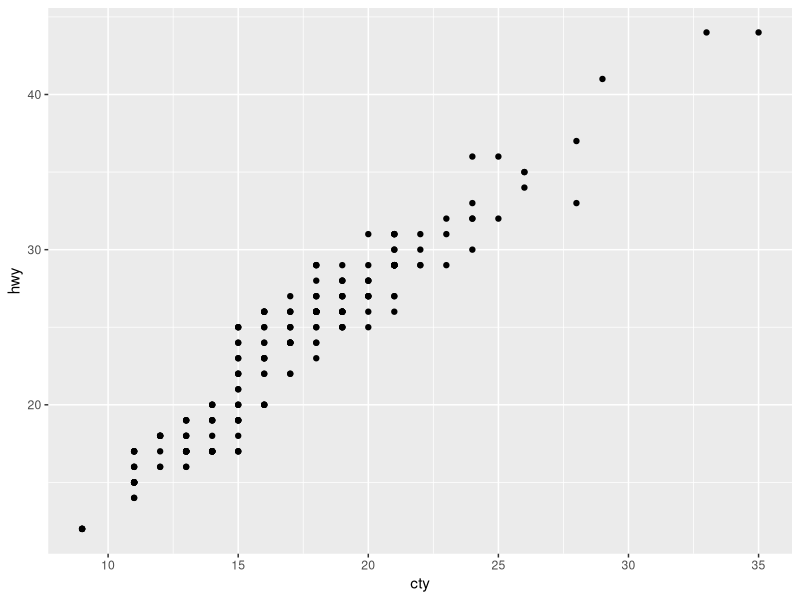
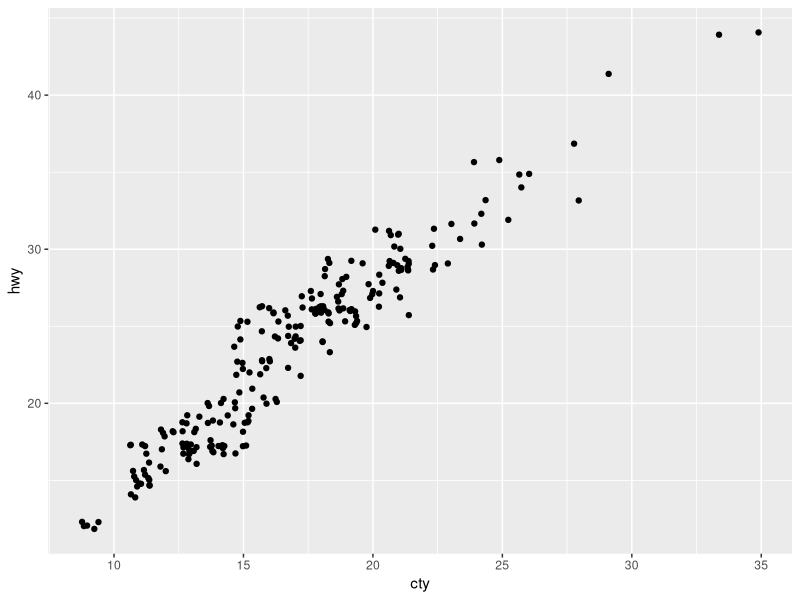
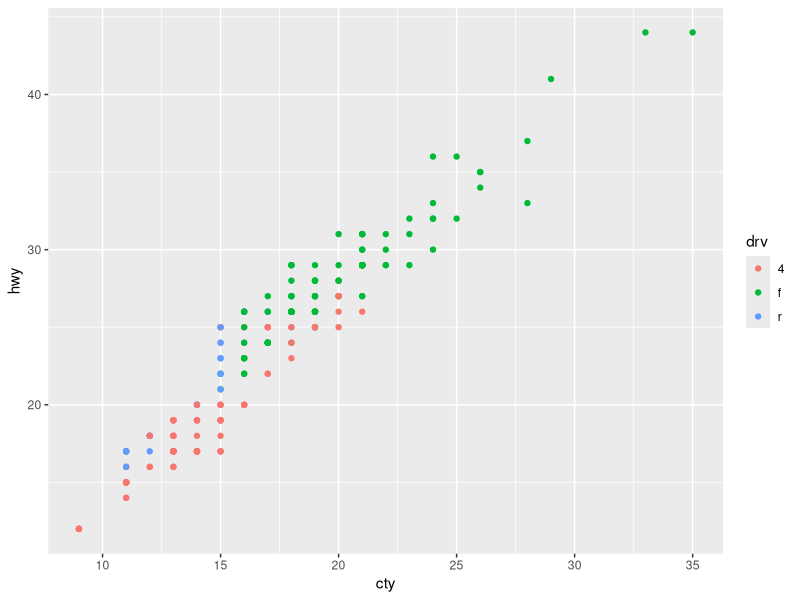
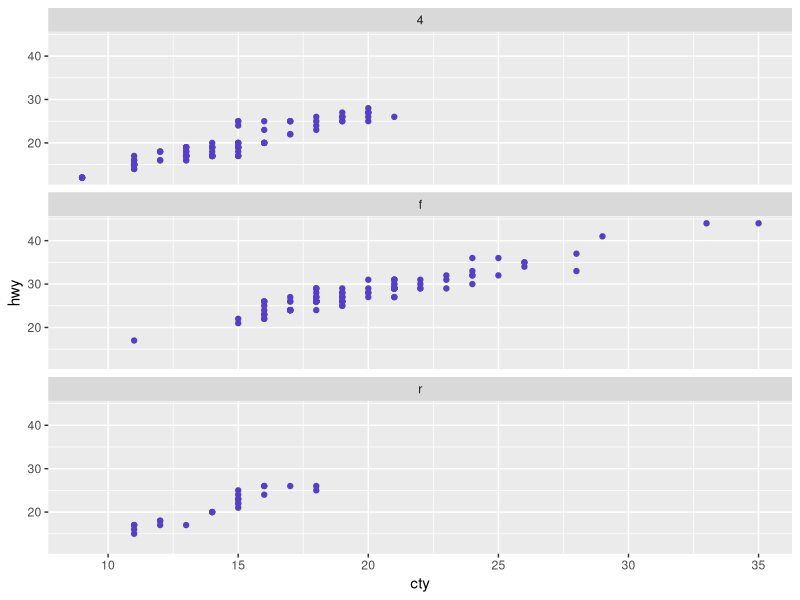
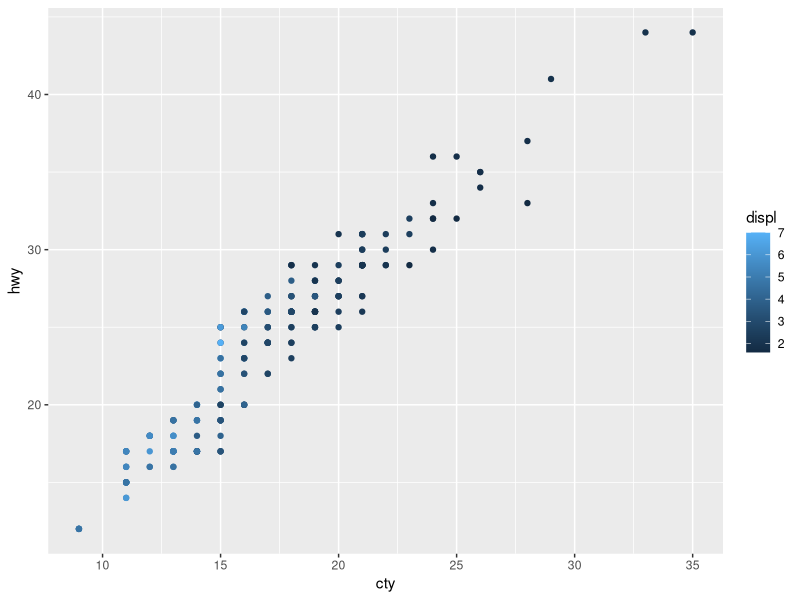
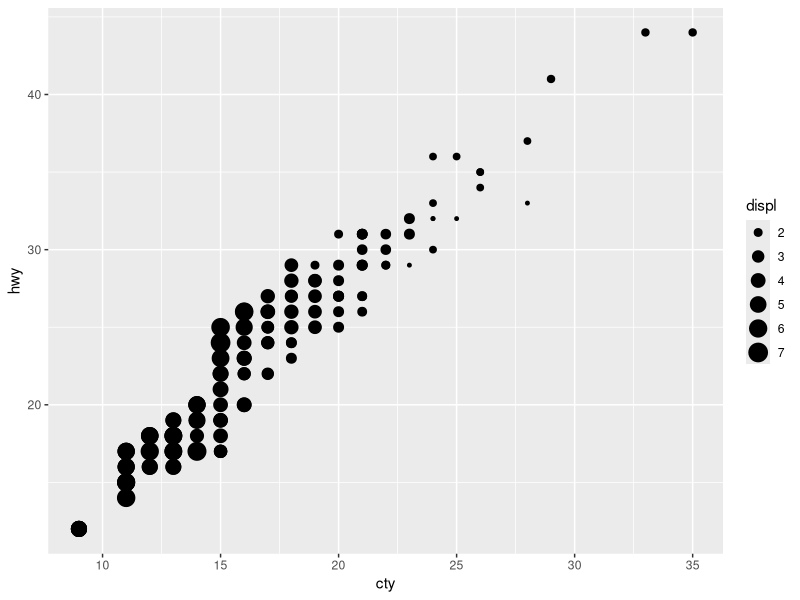
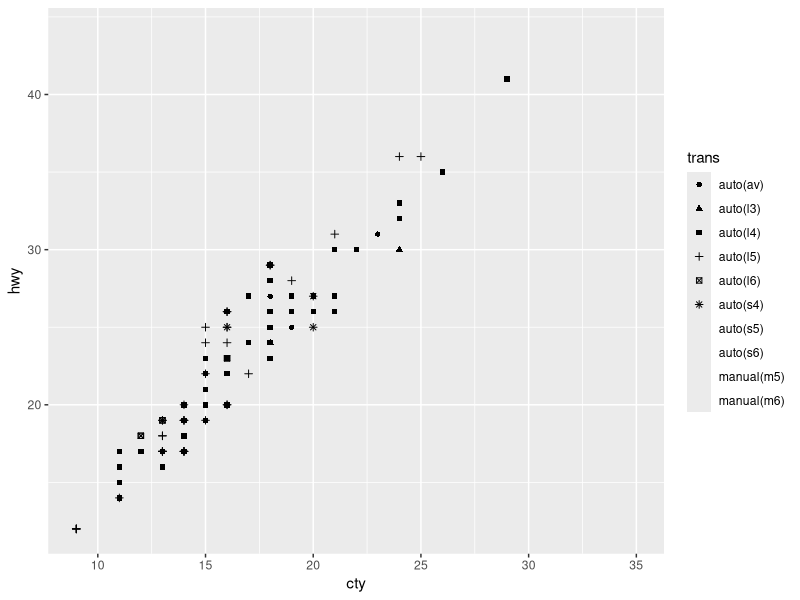
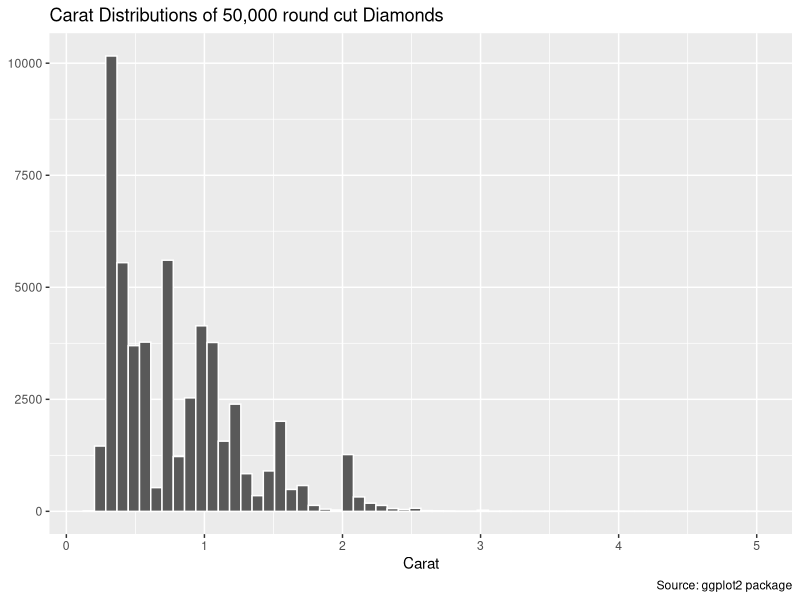

Write the R code that produced these figures, in order.
## ---- chunk 1
#| label: load-pkgs
#| message: false

# Loading package(s)

library(tidyverse)

## ---- chunk 2
#| label: load-data

# read in data
tinder_data <- read_csv("data/tinder_data.csv")

## ---- chunk 3
#| label: exercise 2

# original 
ggplot(data = mpg, aes(x = cty, y = hwy)) +
  geom_point()
# jittered graph
ggplot(data = mpg, aes(x = cty, y = hwy)) +
  geom_jitter()
## ---- chunk 4
#| label: exercise 3

# build plot with facet_wrap based on "drv"
ggplot(data = mpg, aes(x = cty, y = hwy, color = drv)) +
  geom_point()

# build plot with facet_wrap based on "drv"
ggplot(data = mpg, aes(x = cty, y = hwy)) +
  geom_point(color = "#573ec7") +
  facet_wrap("drv", ncol = 1, scales = "fixed")

## ---- chunk 5
#| label: exercise 4

# mapping engine displacement to color
ggplot(data = mpg, aes(x = cty, y = hwy, color = displ)) +
  geom_point()

# mapping engine displacement to size
ggplot(data = mpg, aes(x = cty, y = hwy, size = displ)) +
  geom_point()

# mapping type of transmission to shape
ggplot(data = mpg, aes(x = cty, y = hwy, shape = trans)) +
  geom_point()
## ---- chunk 6
#| label: exercise 5

# histogram
diamonds |>  
  ggplot(aes(carat)) +
    geom_histogram(bins = 60, color = "white") +
    labs(
      title = "Carat Distributions of 50,000 round cut Diamonds",
      y = NULL,
      x = "Carat",
      caption = "Source: ggplot2 package"
    )

## ---- chunk 7
#| label: exercise 6

# histogram
ggplot(data = diamonds, aes(x = carat)) +
  geom_histogram(stat = "bin", binwidth = .1) +
  facet_wrap(~ cut) +
  labs(
    title = "Carat Distributions of Diamonds",
    y = NULL,
    x = "Carat",
    caption = "Source: ggplot2 package"
  )

# boxplot
ggplot(data = diamonds, aes(x = carat)) +
  geom_boxplot() +
  facet_wrap(~ cut) +
  labs(
    title = "Carat Distributions of Diamonds",
    y = NULL,
    x = "Carat",
    caption = "Source: ggplot2 package"
  )


## ---- chunk 8
#| label: exercise 7

# barplot
ggplot(data = diamonds, aes(x = cut)) +
  geom_bar(aes(fill = carat > .7)) +
  labs(
    title = "Proportion of Diamonds >.7 Carats for Different Cuts",
    y = NULL,
    x = "Cut",
    caption = "Source: ggplot2 package"
  )

